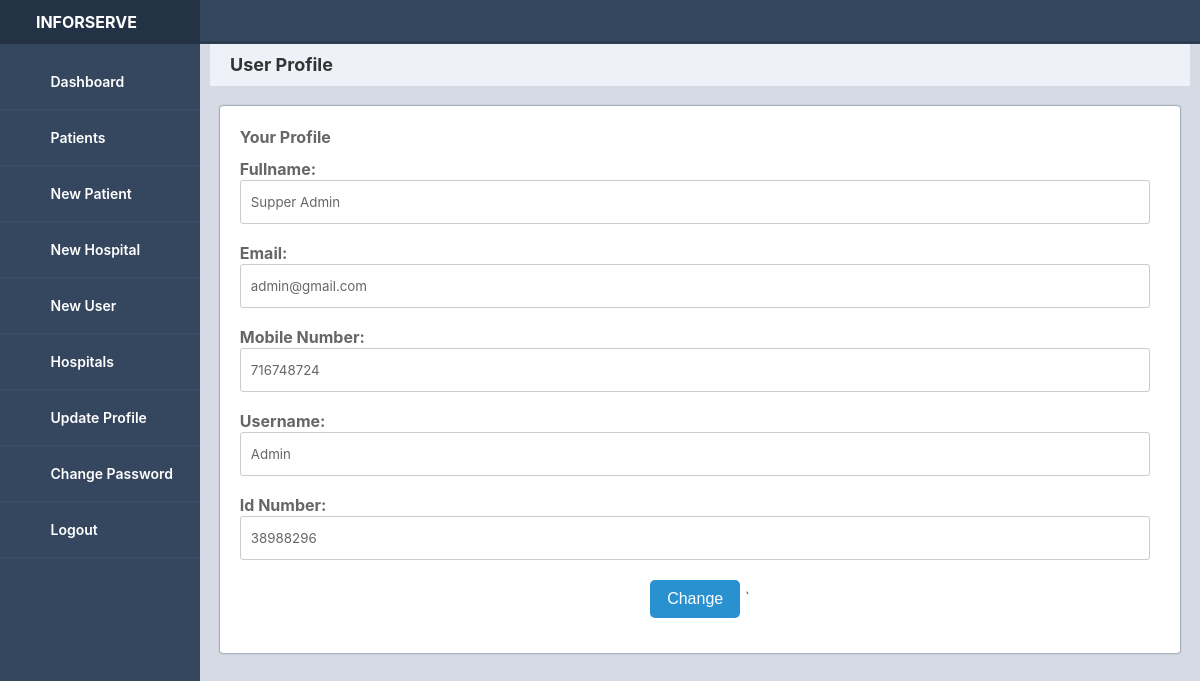
The page /user-profile.php (signed in) on the database its author committed.
### tables this page shows
CREATE TABLE `tbluser` (
  `ID` int(10) NOT NULL,
  `FullName` varchar(150) DEFAULT NULL,
  `Email` varchar(200) DEFAULT NULL,
  `MobileNumber` bigint(10) DEFAULT NULL,
  `Password` varchar(200) DEFAULT NULL,
  `RegDate` timestamp NOT NULL DEFAULT current_timestamp(),
  `hospital_id` int(11) NOT NULL,
  `ID_Number` int(30) NOT NULL,
  `Username` varchar(50) NOT NULL,
  `role` int(10) NOT NULL DEFAULT 2
);

### user-profile.php (the view, shortened to what this page needs)
<?php
if (strlen($_SESSION['sessionid']==0))
 {
    header('location:logout.php');
    } else
{
?>
    <?php include 'includes/header.php';?>
		<div class="main-content">
			<div class="title">
				User Profile
			</div>
			<div class="main">
                <div class="form-container">
                    <?php
                        $userid=$_SESSION['sessionid'];
                        $ret=mysqli_query($con,"SELECT *FROM tbluser WHERE ID='$userid'");
                        while ($row=mysqli_fetch_array($ret))
                        {
                        ?>
                            <form role="form" method="post" action="" class="form">
                                <p class="form-title">Your Profile</p>
                                <div class="item">
                                    <label for="Fullname">Fullname:</label>
                                    <input type="text" name="fullname" value="<?php echo $row['FullName'];?>"  class="input" required>
                                </div>
                                <div class="item">
                                    <label for="email">Email:</label>
                                    <input type="email"class="input" value="<?php echo $row['Email'];?>" name="email" required>
                                </div>
                                <div class="item">
                                    <label for="phone">Mobile Number:</label>
                                    <input type="number"class="input" value="<?php echo $row['MobileNumber'];?>" name="phone" required>
                                </div>
                                <div class="item">
                                    <label for="username">Username:</label>
                                    <input type="text"class="input" value="<?php echo $row['Username'];?>" name="username" required>
                                </div>
                                <div class="item">
                                    <label for="idnumber">Id Number:</label>
                                    <input type="number"class="input" value="<?php echo $row['ID_Number'];?>" name="idnumber" required>
                                </div>
                                <div class="btn-block">
                                    <button type="submit" value="Submit" class="input button" name="change_info">Change</button>                   `
                                </div>
                </div>
                <?php } ?>
                            </form></div>
            </div>
    <?php include_once('includes/footer.php');?>
    <?php
}?>

### css/main.css (style rules this page uses)
* { box-sizing: border-box; }
body { margin: 0; padding: 0; font-family: 'Source Sans Pro', sans-serif; background-color: #d5dae5; -webkit-font-smoothing: antialiased; -moz-osx-font-smoothing: grayscale; }
.main-content { padding: 40px; margin-top: 0; padding: 10px; padding-top: 44px; height: 100%; overflow: scroll; }
.main-content .title { background-color: #eef1f7; padding: 10px 20px; font-weight: 700; color: #333; font-size: 18px; }
@media screen and (min-width: 600px) { .main-content { margin-left: 70px; } }
@media screen and (min-width: 800px) { .main-content { margin-left: 200px; } }
.main { display: flex; flex-flow: row wrap; overflow: hidden; }

### css/forms.css (style rules this page uses)
p { font-weight: bold; }
div, form, input, select, p { padding: 0; margin: 0; margin-bottom: 10px; width: -webkit-fill-available; outline: none; font-family: -apple-system, BlinkMacSystemFont, "segoe ui", roboto, oxygen, ubuntu, cantarell, "fira sans", "droid sans", "helvetica neue", Arial, sans-serif; color: #666; line-height: 22px; }
.form { width: 98%; margin-left: 1%; margin-left: 1%; padding: 20px; border-radius: 3px; background: #fff; box-shadow: 0 0 2px 0 #253b49; }
input, select { margin-bottom: 10px; border: 1px solid #ccc; border-radius: 3px; }
input { width: calc(100% - 10px); padding: 10px; }
.item { position: relative; margin: 8px 0; }
label { font-weight: bold; }
.btn-block { margin-top: 10px; text-align: center; }
button { width: 90px; padding: 10px; border: none; border-radius: 5px; background: #2a91d1; font-size: 16px; color: #fff; cursor: pointer; margin-bottom: 5px; }

### rows shown on the page
tbluser: fullname "Supper Admin", email "admin@gmail.com", phone "716748724", username "Admin", idnumber "38988296"
